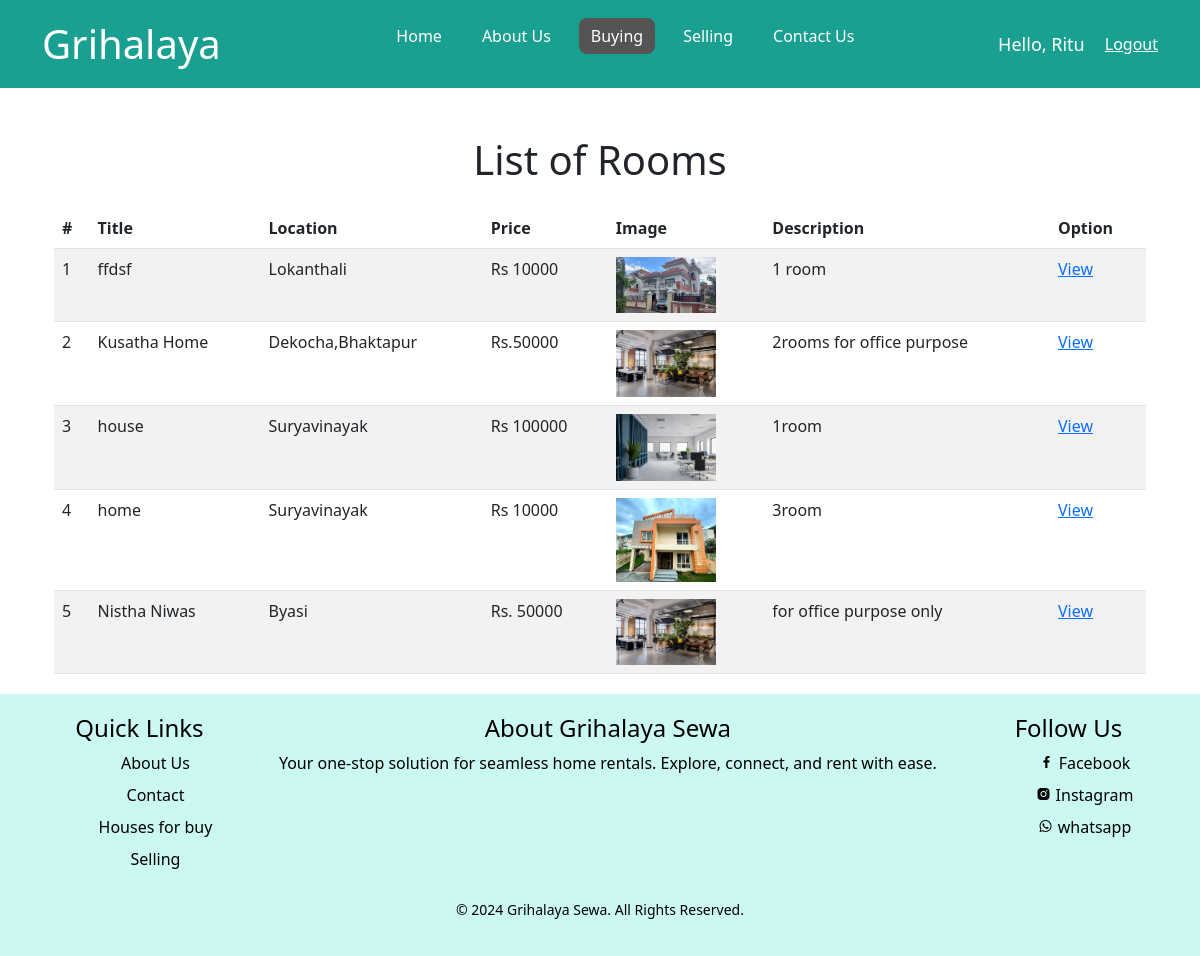
The app's page /register/buy/ (signed in) with its own data.
### register/models.py (models this page shows, shortened)
class Room(models.Model):
    title = models.CharField(max_length=200)  # Title of the room listing
    location = models.CharField(max_length=255)  # Location of the room
    price = models.CharField(max_length=255)  # Price for renting the room
    image = models.ImageField(upload_to='room_images/')  # Image of the room
    description = models.TextField()  # Description of the room
    seller_name = models.CharField(max_length=255)  # Seller's name
    seller_address = models.TextField()  # Seller's address
    seller_email = models.EmailField()  # Seller's email
    seller_phone = models.CharField(max_length=15)  # Seller's phone number
    status = models.CharField(
        max_length=50,
        choices=[('available', 'Available'), ('sold', 'Sold')],
        default='available'
    )  # Room status
    user = models.ForeignKey(User, on_delete=models.CASCADE, related_name='rooms', null=True, blank=True)

### register/views.py (the view)
# urls.py: path('buy/',views.buying,name="buying"),#room_list
@login_required(login_url='register:login')  #to visit buying page first login
def buying(request): #list room
    rooms=Room.objects.all()
    return render(request,"register/buying/buy_room_list.html", {"buying":"active",'rooms':rooms})

### templates/register/buying/buy_room_list.html (shortened to what this page needs)
{% extends "main/base.html" %}
{% load static %}
{% block css %}
{{ block.super }}
{% endblock css %}
{% block content %}
    <div class="container mt-5">
        <h1 class="mb-4">List of Rooms</h1>
        <table class="table table-striped">
            <thead>
                <tr>
                    <th>#</th>
                    <th>Title</th>
                    <th>Location</th>
                    <th>Price</th>
                    <th>Image</th>
                    <th>Description</th>
                    <th>Option</th>
                </tr>
            </thead>
            <tbody>
                {% for room in rooms %}
                <tr>
                    <td>{{ forloop.counter }}</td>
                    <td>{{ room.title }}</td>
                    <td>{{ room.location }}</td>
                    <td>{{ room.price }}</td>
                    <td>
                        {% if room.image %}
                        <img src="{{ room.image.url }}" alt="Room Image" style="width: 100px; height: auto;">
                        {% else %}
                        No image
                        {% endif %}
                    </td>
                    <td>{{ room.description }}</td>
                    <td>
                        <a href="{% url "register:buy_room_detail" room.pk %}">View</a>
                    </td>
                </tr>
                {% empty %}
                <tr>
                    <td colspan="6" class="text-center">No rooms available.</td>
                </tr>
                {% endfor %}
            </tbody>
        </table>
    </div>
{% endblock content %}

### templates/main/navbar.html
{% load static %}
<div class="bg-header">
<div class="container">
<header>
    <div class="logo">
        <a href="#" > Grihalaya</a>
    </div>
    <nav class="navbar">
        <ul >
            <li><a class="{{home}}" href="{% url "home" %}">Home</a></li>
            <li><a class="{{aboutus}}" href="{% url "aboutus" %}">About Us</a></li>
            <li><a class="{{buying}}" href="{% url "register:buying" %}">Buying</a></li>
            {% if request.user.is_authenticated %}
            <li><a class="{{selling}}" href="{% url "register:selling" request.user.pk %}">Selling</a></li>
            {% else %}
            <li><a class="{{selling}}" href="{% url "register:selling2" %}">Selling</a></li>
            {% endif %}
            <li><a class="{{contactus}}" href="{% url "contactus" %}">Contact Us</a></li>
        </ul>
    </nav>
    <div class="h-btn">
        {% if request.user.is_authenticated %}
        <span class="hello"> Hello, {{request.user.username}} </span>
        <a href="{% url "register:logout" %}" class="btn-logout">Logout</a>
        {% else %}
        <a href="{% url "register:login" %}"  class="btn-login">Login</a>
        <a href="{% url "register:signup" %}"  class="btn-signup">Sign Up</a>
        {% endif %}
    </div>
 </header>
</div>
</div>

### static/css/mycss2.css (style rules this page uses)
* { margin: 0; padding: 0; box-sizing: border-box; }
.container { width: 1200px; margin: auto; }
.bg-header { background-color: #1aa090; }
header { display: flex; align-items: center; justify-content: space-between; padding: 10px 0px; }
.logo a { text-decoration: none; font-size: 40px; color: white; }
.navbar ul { display: flex; align-items: center; justify-content: center; color: white; list-style: none; }
.navbar ul li a { padding: 6px 12px; margin: 0 8px; border-radius: 8px; text-decoration: none; color: white; display: inline-block; }
ul li .active { background-color: rgb(86, 83, 83); }
.h-btn { display: flex; align-items: center; justify-content: center; gap: 20px; }
.h-btn a { display: inline-block; color: white; }
.hello { display: inline-block; font-size: 18px; color: white; }
h1 { text-align: center; color: #333; }

### records on screen
Room: title "ffdsf", location "Lokanthali", price "Rs 10000", image (picture), description "1 room"
Room: title "Kusatha Home", location "Dekocha,Bhaktapur", price "Rs.50000", image (picture), description "2rooms for office purpose"
Room: title "house", location "Suryavinayak", price "Rs 100000", image (picture), description "1room"
Room: title "home", location "Suryavinayak", price "Rs 10000", image (picture), description "3room"
Room: title "Nistha Niwas", location "Byasi", price "Rs. 50000", image (picture), description "for office purpose only"

### other values on screen
{{ request.user.username }} "Ritu"
